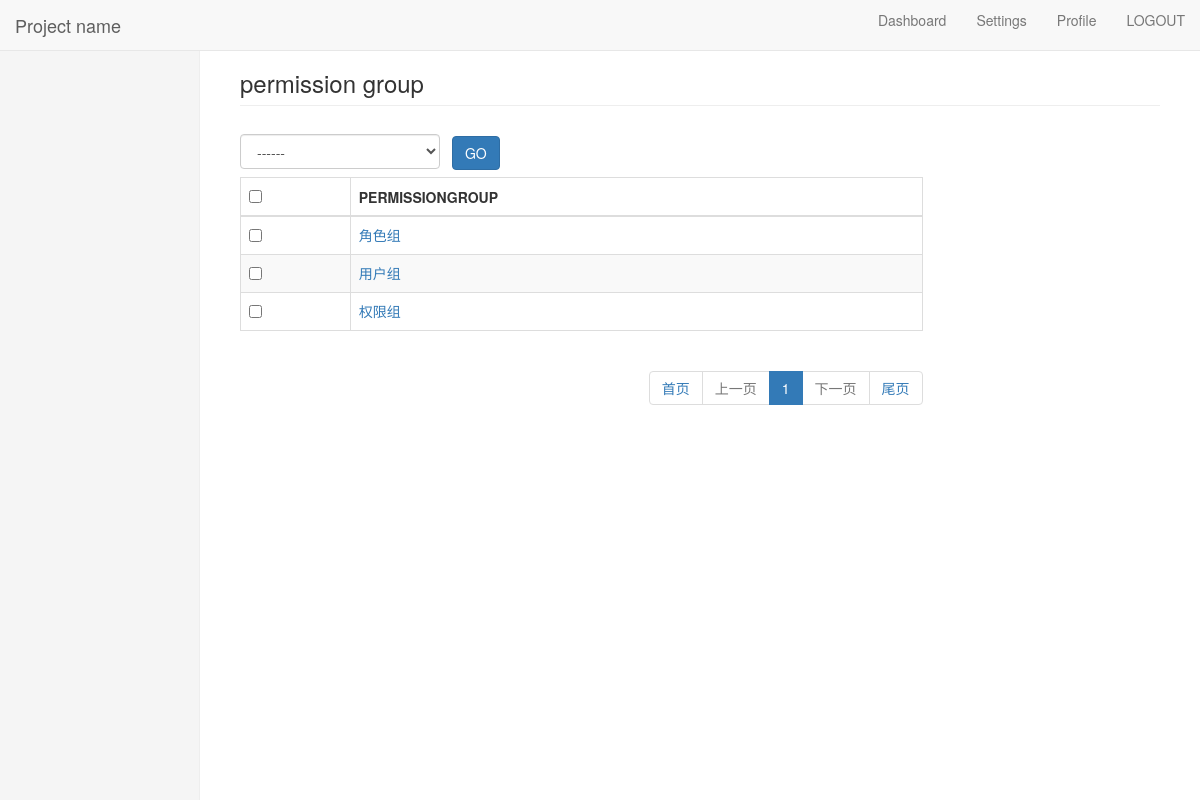
The app's page /stark/rbac/permissiongroup/ (signed in), older data.
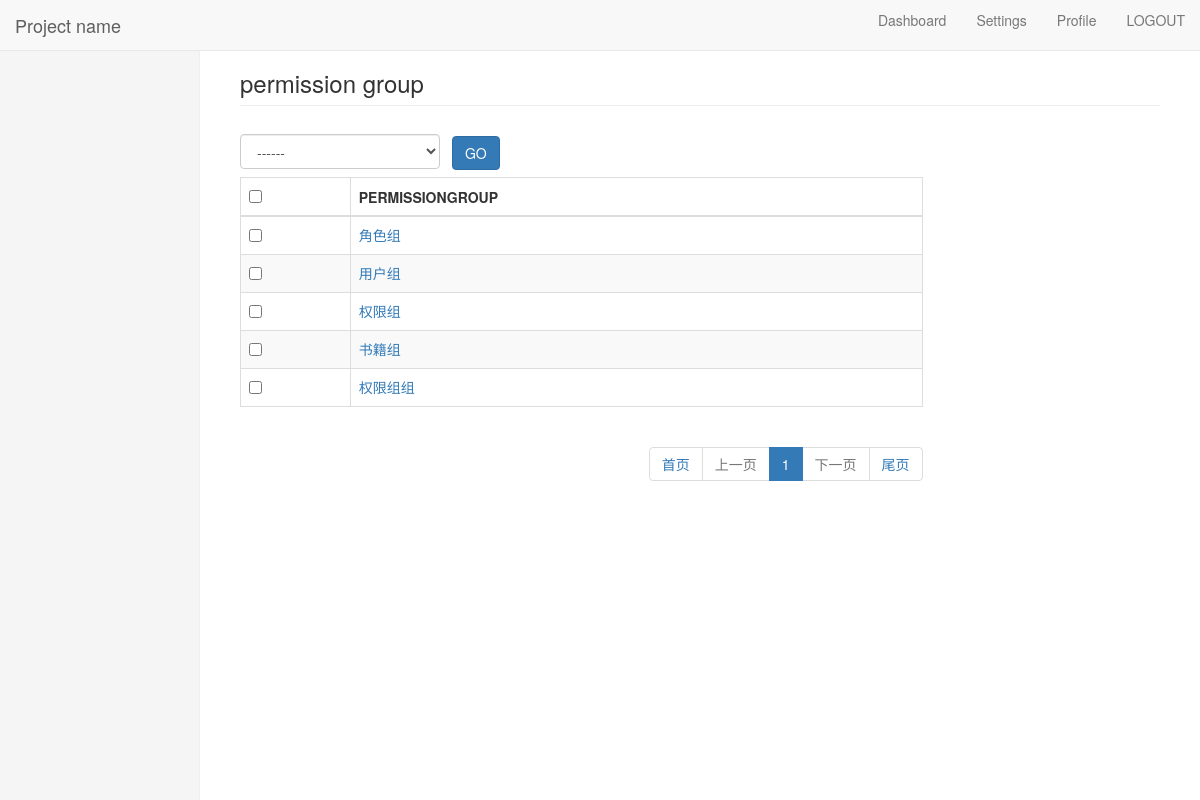
The same page, newer data.
### rbac/models.py (models this page shows)
class PermissionGroup(models.Model):
    title = models.CharField(max_length=32)
    def __str__(self):
        return self.title

### stark/service/stark.py (the view, shortened to what this page needs)
    def list_view(self, request):
        search_connection = self.get_search_condition(request)
        filter_condition = self.get_filter_condition(request)
        data_list = self.model.objects.all().filter(search_connection).filter(filter_condition)
        show_list = ShowList(self, data_list, request)
        add_url = self.get_add_url()
        models_name = self.model._meta.model_name.upper()
        return render(request, "list_view.html", locals())

### rbac/service/rbac.py (called while the page is built, shortened)
    def process_request(self, request):
        current_path = request.path_info
        valid_url_list = ['/login/', '/logout/', '/reg/', '/admin/.*']
        for valid_url in valid_url_list:
            ret = re.match(valid_url, current_path)
            if ret:
                return None
        user_id = request.session.get('user_id', None)
        user_name = request.session.get('user_name', None)
        if not user_id:
            _url = '/login/?path=%s' % (request.path_info)
            return redirect(_url)
        permission_dict = request.session.get('permission_dict', {})
        print('==============')
        print(permission_dict)
        flag = False
        if user_name == 'admin':
            request.actions = []
            return None
        if not flag:
            return HttpResponse("没有访问权限")

### rbac/templatetags/my_tags.py (called while the page is built)
@register.inclusion_tag('rbac/menu.html')
def get_menu(request):
    menu_permission_list = request.session.get("menu_permission_list")
    print(menu_permission_list)
    print(request.path)
    return {"menu_permission_list": menu_permission_list,"request_path":request.path}

### stark/service/stark.py (called while the page is built, shortened)
    def get_filter_linktags(self):
        link_dic = {}
        return link_dic

    def get_header(self):
        head_list = []
        _list_display = self.config.new_list_play(self.request)
        for field in self.config.new_list_play(self.request):
            if callable(field):
                val = field(self, header=True)
                head_list.append(val)
            else:
                if field == "__str__":
                    head_list.append(self.config.model._meta.model_name.upper())
                else:
                    val = self.config.model._meta.get_field(field).verbose_name
                    head_list.append(val)
        return head_list

    def get_action_list(self):
        temp = []
        for action in self.actions:
            temp.append(
                {
                    'name': action.__name__,
                    'desc': action.short_description
                }
            )
        return temp

    def get_model_name(self):
        return self.config.model._meta.verbose_name

    def new_actions(self):
        temp = []
        temp.append(ModelStark.patch_delete)
        temp.extend(self.actions)
        return temp

    def get_add_url(self):
        model_name = self.model._meta.model_name
        app_label = self.model._meta.app_label
        _url = reverse("%s_%s_add" % (app_label, model_name))
        return _url

### stark/templates/list_view.html (shortened to what this page needs)
{% extends 'base.html' %}
{% block content %}
    <div class="col-md-9 ">
        <form action="" method="post">
            <select name="action" id="" class="form-control"
                    style="display:inline-block;width: 200px;margin: 8px 8px 8px 0px;height: 35px;vertical-align: -2px">
                <option value="">------</option>
            </select>
            <button type="submit" class="btn btn-primary">GO</button>
            <table class="table table-bordered table-striped">
                <thead>
                <tr>
                    {% for item in show_list.get_header %}
                        <th>{{ item }}</th>
                    {% endfor %}
                </tr>
                </thead>
                <tbody>
                <tr>
                    {% for data in show_list.get_body %}
                        <tr>
                            {% for item in data %}
                                <td>{{ item }}</td>
                            {% endfor %}
                        </tr>
                    {% endfor %}
                </tr>
                </tbody>
            </table>
            <nav>
                <ul class="pagination  pull-right">
                    {{ show_list.pagination.page_html|safe }}
                </ul>
            </nav>
        </form>
    </div>
    <div class="col-md-3">
    </div>
{% endblock %}

### stark/templates/base.html (shortened to what this page needs)
<!DOCTYPE html>
<html lang="en">
<head>
    <link rel="stylesheet" href="/static/bootstrap/css/bootstrap.css">
    <link rel="stylesheet" type="text/css" href="/static/css/base.css">
</head>
<body>
<nav class="navbar navbar-default navbar-fixed-top">
    <div class="container-fluid">
        <div class="navbar-header">
            <a class="navbar-brand" href="#">Project name</a>
        </div>
        <div id="navbar" class="navbar-collapse collapse">
            <ul class="nav navbar-nav navbar-right">
                <li><a href="#">Dashboard</a></li>
                <li><a href="#">Settings</a></li>
                <li><a href="#">Profile</a></li>
                <li><a href="/logout/">LOGOUT</a></li>
            </ul>
        </div>
    </div>
</nav>
<div class="container-fluid">
    <div class="row">
        {% load my_tags %}
        <div class="col-sm-3 col-md-2 sidebar  ">
        </div>
        <div class="col-sm-9 col-sm-offset-3 col-md-10 col-md-offset-2 main">
            <h3 class="page-header ccontent">{{ show_list.get_model_name }}</h3>
            <div class="row">
                {% block content %}
                {% endblock %}
            </div>
        </div>
    </div>
</div>
</body>
</html>

### stark/static/css/base.css (style rules this page uses)
.sidebar { position: fixed; top: 51px; bottom: 0; left: 0; z-index: 1000; display: block; padding: 20px; overflow-x: hidden; overflow-y: auto; background-color: #f5f5f5; border-right: 1px solid #eee; }
.main { padding-right: 40px; padding-left: 40px; }
.ccontent { margin-top: 70px }
.nav>li>a { position: relative; display: block; padding: 10px 15px; }
.active { background-color: #428bca; }

Row changes from the older to the newer data that the page shows:
added PermissionGroup: title "书籍组"
added PermissionGroup: title "权限组组"
